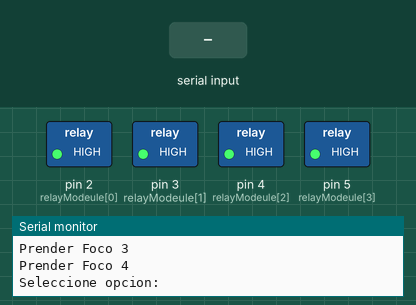
Recording of a sketch running on a simulated Arduino Uno, built with avr-gcc and run on an emulated ATmega328P. Parts: switched loads named in the sketch (green lamp = pin HIGH), the last lines printed to the serial monitor. The inputs (shaded band) are chosen by the test bench.

Above: at 1.2 s.
1.3 s: "1" received over Serial
At 2.5 s:
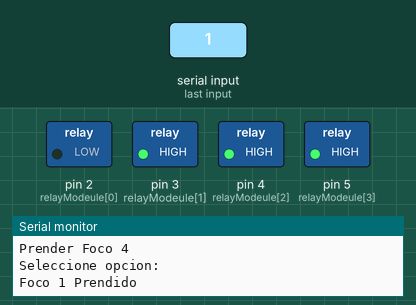
2.8 s: "2" received over Serial
At 3.9 s:
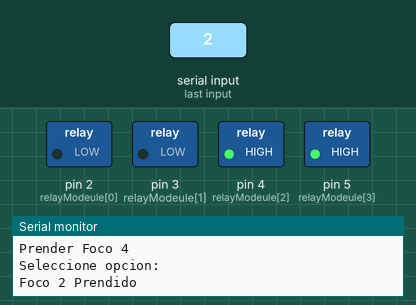
4.8 s: "3" received over Serial
At 6.2 s:
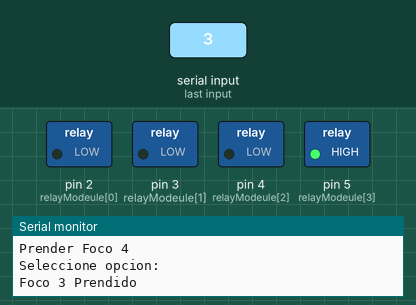
6.9 s: "4" received over Serial
At 8.5 s:
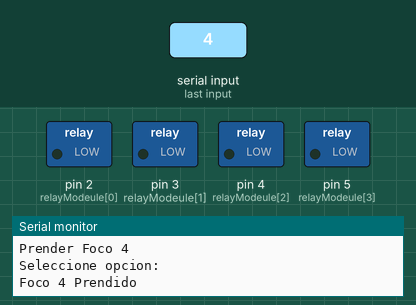
8.9 s: "1" received over Serial
At 10.7 s:
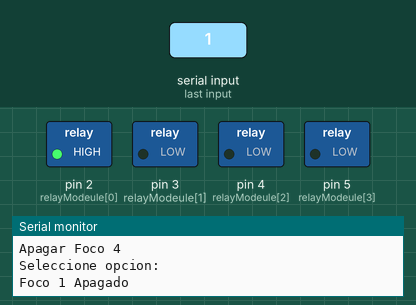
11.0 s: "2" received over Serial
At 11.8 s:
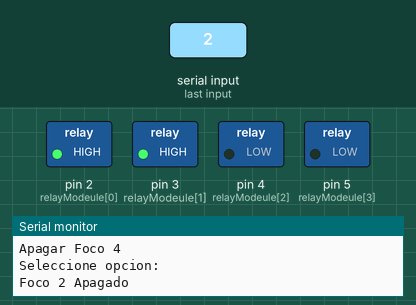
Timing chart, 0 to 14.0 s (numbered marks = the images above; inputs shaded):
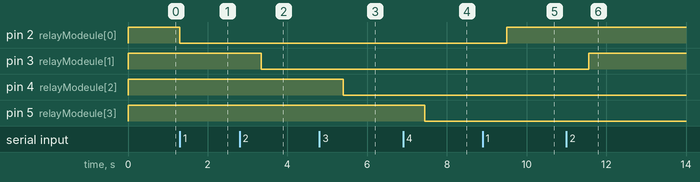

Measured:
- after the input at 1.3 s, pin 2 (relayModeule[0]): HIGH → LOW at once
- after the input at 2.8 s, pin 3 (relayModeule[1]): HIGH → LOW after 0.54 s
- after the input at 4.8 s, pin 4 (relayModeule[2]): HIGH → LOW after 0.60 s
- after the input at 6.9 s, pin 5 (relayModeule[3]): HIGH → LOW after 0.55 s
- after the input at 8.9 s, pin 2 (relayModeule[0]): LOW → HIGH after 0.60 s
- after the input at 11.0 s, pin 3 (relayModeule[1]): LOW → HIGH after 0.56 s

The sketch:

Shield_4_relays_example.ino
```cpp
#define APAGAR 1
int relayModeule[4]={2,3,4,5};
char opc;
String frase[]={"Apagar","Prender"};
String accion[]={"Prendido","Apagado"};
String menu[]={" Foco 1"," Foco 2"," Foco 3"," Foco 4"};
String menuFinal[4];
String aux;
int statusRelevadores[4]={0,0,0,0};
void setup()
{
  for(int i=0;i<4;i++)
  {
    pinMode(relayModeule[i],OUTPUT);
    digitalWrite(relayModeule[i],APAGAR);
  }
  Serial.begin(9600);//El puerto serial solo se usa para activar y desactivar los relevadores
}

void loop() {
  // put your main code here, to run repeatedly:
  Serial.println("Menu");
  for(int i=0;i<4;i++)
  {
    statusRelevadores[i]=digitalRead(relayModeule[i]);
    menuFinal[i]=frase[statusRelevadores[i]]+menu[i];
    Serial.println(menuFinal[i]);
  }
  Serial.println("Seleccione opcion: ");
  Serial.println();
  Serial.println();
  Serial.println();
  while(!Serial.available());
  opc=Serial.read();
  switch(opc)
  {
    case '1':
    digitalWrite(relayModeule[0],!statusRelevadores[0]);
    aux="Foco 1 "+ accion[!statusRelevadores[0]];
    Serial.println(aux);
    break;
    case '2':
    digitalWrite(relayModeule[1],!statusRelevadores[1]);
    aux="Foco 2 "+ accion[!statusRelevadores[1]];
    Serial.println(aux);
    break;
    case '3':
    digitalWrite(relayModeule[2],!statusRelevadores[2]);
    aux="Foco 3 "+ accion[!statusRelevadores[2]];
    Serial.println(aux);
    break;
    case '4':
    digitalWrite(relayModeule[3],!statusRelevadores[3]);
    aux="Foco 4 "+ accion[!statusRelevadores[3]];
    Serial.println(aux);
    break;
    default:
    Serial.println("Opcion no correcta");
    break;
  }
  delay(2000);
  Serial.println();
  Serial.println();
  Serial.println();
}
```
